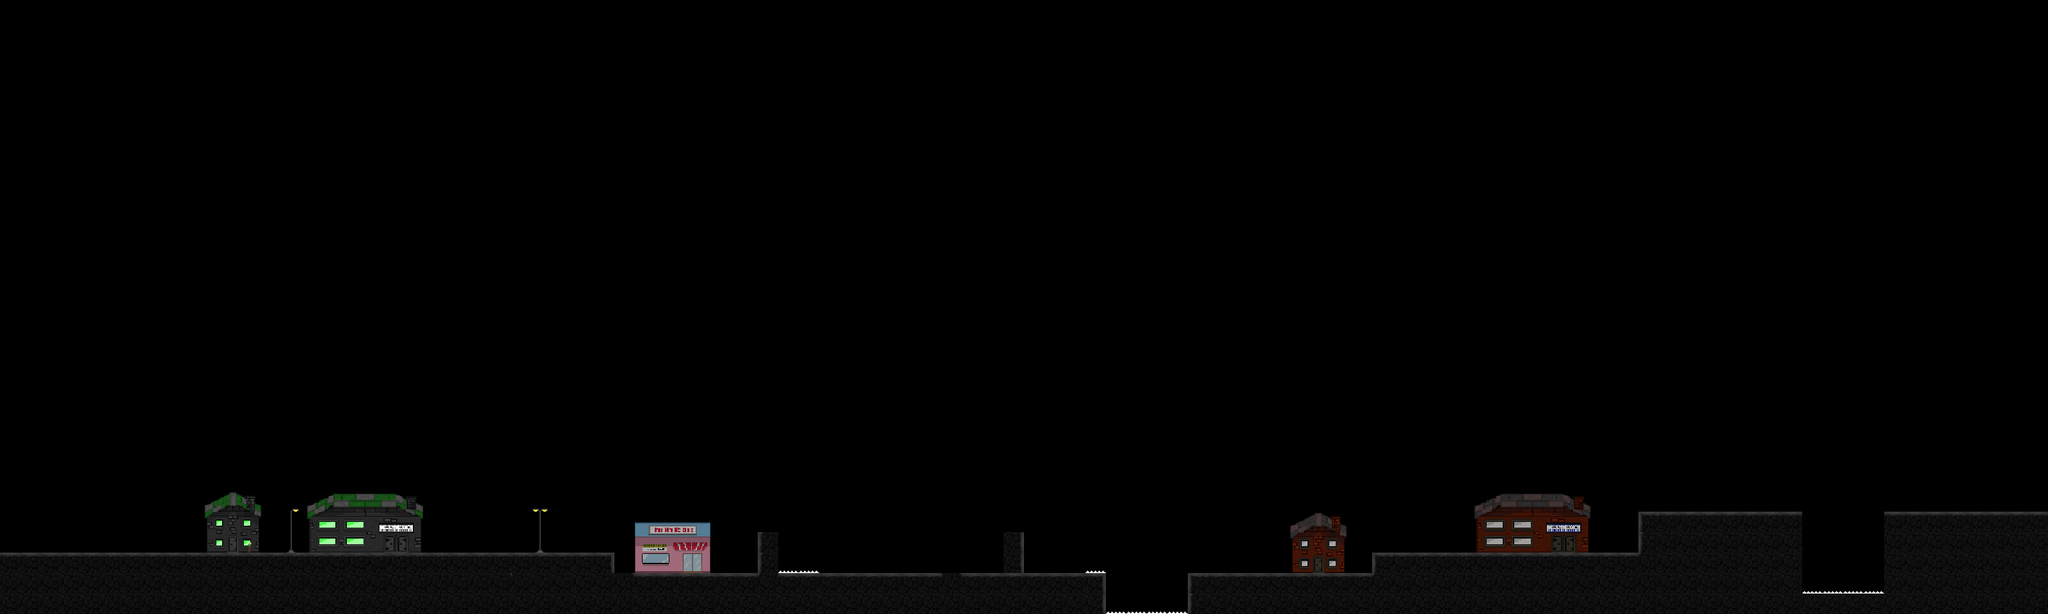

This game map was drawn from its Tiled (.tmx) file and the tilesets committed beside it. A one-line description and the trimmed map source follow:
An orthogonal 100x30 tile map with 32x32 px tiles, 3 tile layers (Floor, Spike traps, House 1), 10 tilesets and 15 objects.

<map version="1.10" tiledversion="1.11.0" orientation="orthogonal" renderorder="right-down" width="100" height="30" tilewidth="32" tileheight="32" infinite="0" nextlayerid="6" nextobjectid="18">
 <tileset firstgid="1" source="Java_Game_Tileset.tsx" />
 <tileset firstgid="9" source="spike.tsx" />
 <tileset firstgid="10" source="House 1.tsx" />
 <tileset firstgid="11" source="House 2.tsx" />
 <tileset firstgid="12" source="flower 1.tsx" />
 <tileset firstgid="13" source="Lamp 1.tsx" />
 <tileset firstgid="14" source="Lamp 2.tsx" />
 <tileset firstgid="15" source="Ice cream parlor.tsx" />
 <tileset firstgid="16" source="House 1_A.tsx" />
 <tileset firstgid="17" source="House 2_a.tsx" />
 <layer id="1" name="Floor" width="100" height="30">
  <data>[3000 cells, 295 non-empty, 12 distinct tile ids]</data>
 </layer>
 <layer id="2" name="Spike traps" width="100" height="30">
  <data>[3000 cells, 2 non-empty, 1 distinct tile ids]</data>
 </layer>
 <layer id="3" name="House 1" width="100" height="30">
  <data>[3000 cells, 5 non-empty, 5 distinct tile ids]</data>
 </layer>
 <objectgroup id="4" name="Floor Object">
  <object id="1" x="0" y="864" width="960" height="96" />
  <object id="2" x="960" y="896" width="768" height="64" />
  <object id="3" x="1184" y="832" width="32" height="64" />
  <object id="4" x="1568" y="832" width="32" height="64" />
  <object id="5" x="1856" y="896" width="2" height="12" />
  <object id="6" x="2560" y="800" width="256" height="160" />
  <object id="7" x="2144" y="864" width="416" height="96" />
  <object id="8" x="1856" y="896" width="288" height="64" />
  <object id="9" x="2944" y="800" width="256" height="160" />
  <object id="10" x="2816" y="928" width="128" height="32" />
 </objectgroup>
 <objectgroup id="5" name="Spike Object">
  <object id="13" x="1216" y="896" />
  <object id="14" x="1216" y="864" width="64" height="32" />
  <object id="15" x="1696" y="864" width="32" height="32" />
  <object id="16" x="1728" y="928" width="128" height="32" />
  <object id="17" x="2816" y="896" width="128" height="32" />
 </objectgroup>
</map>
